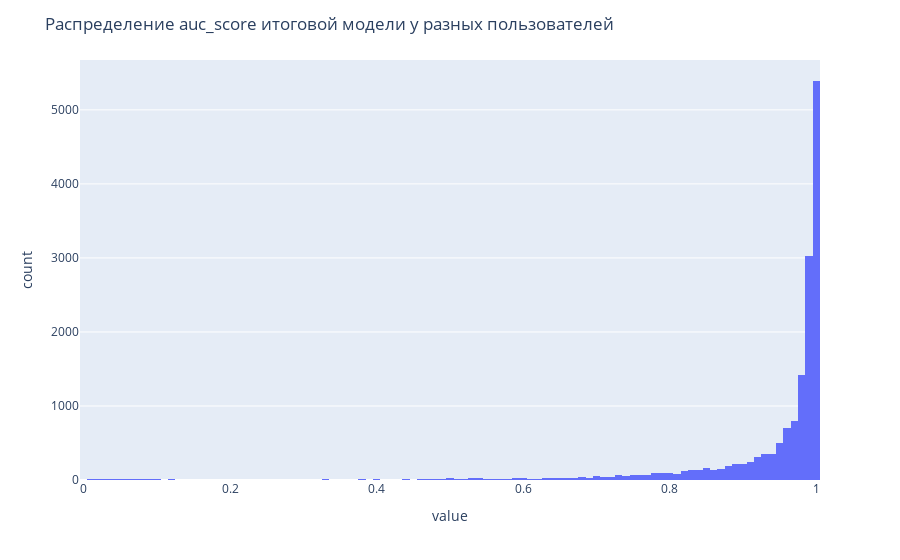

Source (notebook cell):
### Code cell
print('Среднее значение auc = ',np.mean(auc))
fig = px.histogram(auc)
fig.update_layout(showlegend = False,title = 'Распределение auc_score итоговой модели у разных пользователей')
fig.show()

### Figure 1 — Plotly figure (JSON) as saved in the notebook; plotly's stock layout.template omitted (floating-point values rounded to 4 significant figures; data arrays with more than 128 entries replaced by an {"elided": "..."} marker saying what was removed)
{"data": [{"alignmentgroup": "True", "bingroup": "x", "hovertemplate": "variable=0<br>value=%{x}<br>count=%{y}<extra></extra>", "legendgroup": "0", "marker": {"color": "#636efa", "pattern": {"shape": ""}}, "name": "0", "offsetgroup": "0", "orientation": "v", "showlegend": true, "type": "histogram", "x": {"elided": "16115 float values"}, "xaxis": "x", "yaxis": "y"}], "layout": {"barmode": "relative", "legend": {"title": {"text": "variable"}, "tracegroupgap": 0}, "margin": {"t": 60}, "showlegend": false, "title": {"text": "Распределение auc_score итоговой модели у разных пользователей"}, "xaxis": {"anchor": "y", "domain": [0, 1], "title": {"text": "value"}}, "yaxis": {"anchor": "x", "domain": [0, 1], "title": {"text": "count"}}}}
